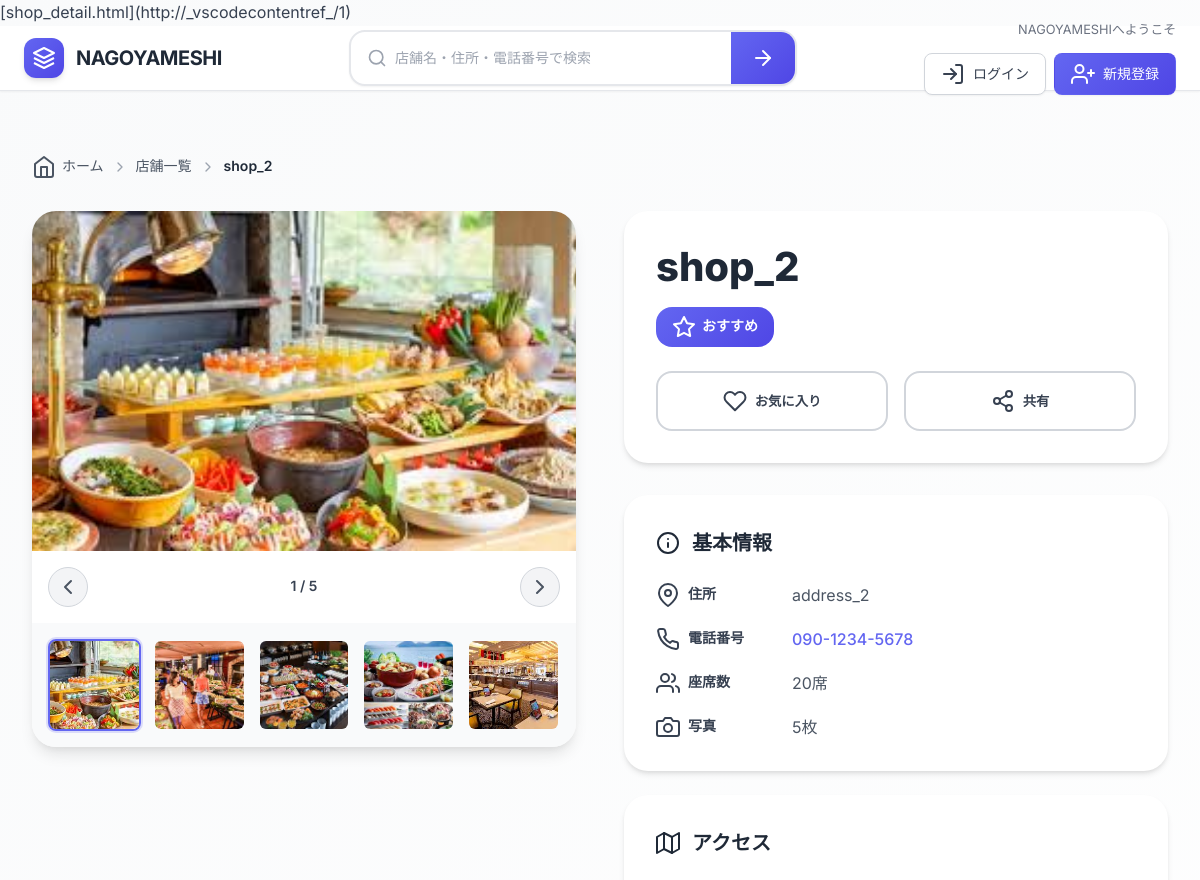
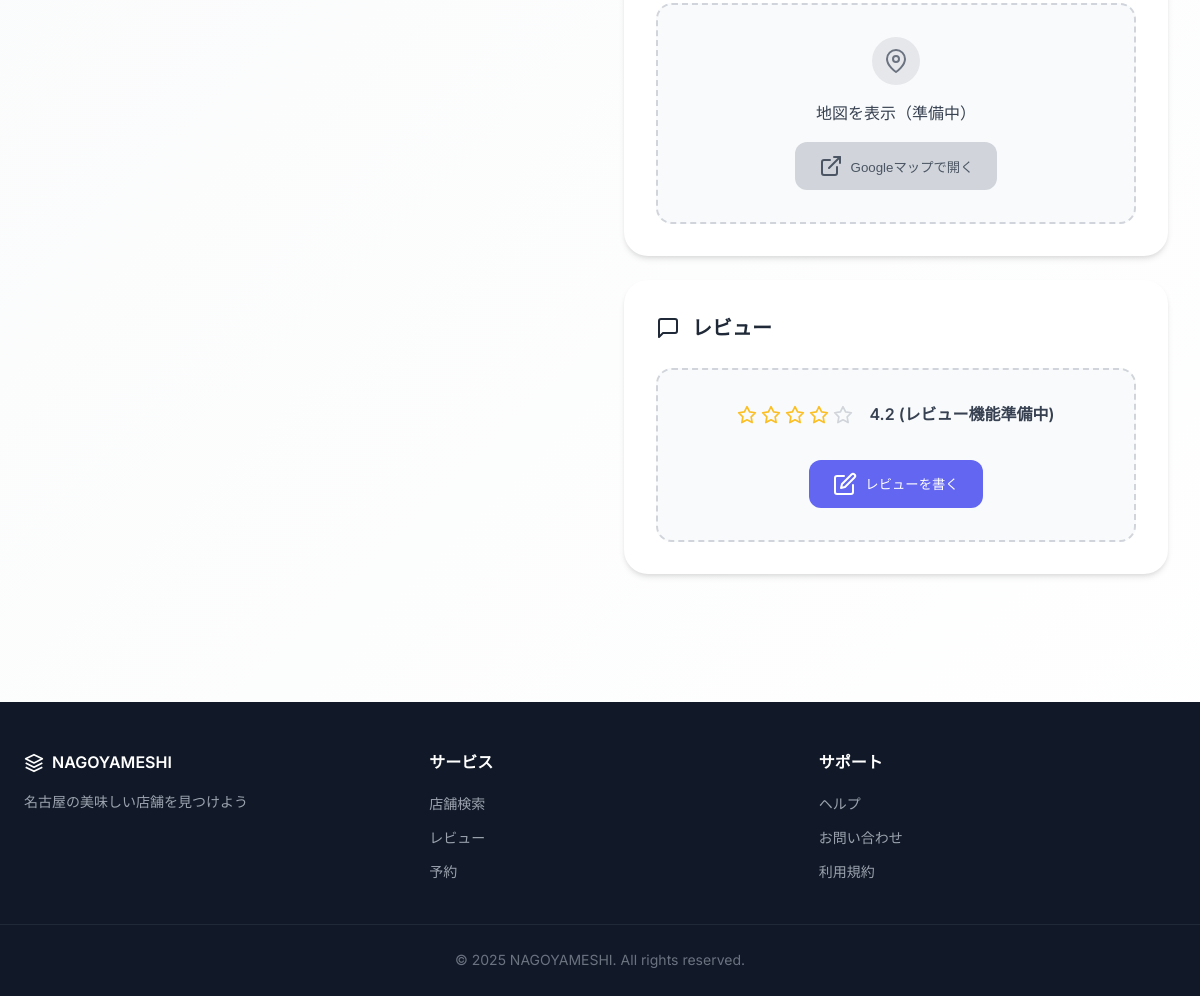
/shops/shop_2/, run on the app's committed database (2 pictures, top to bottom).
### shops/models.py (models this page shows, shortened)
class Shop(models.Model):
    name = models.CharField(max_length=100, null=False, blank=False)
    address = models.CharField(max_length=255, null=False, blank=False)
    seat_count = models.PositiveIntegerField(null=False, blank=False)
    phone_number = models.CharField(max_length=15, null=True, blank=True)
    user = models.ForeignKey(User, on_delete=models.CASCADE, null=False, blank=False)
    class Meta:
        db_table = 'shops'

class Image(models.Model):
    shop = models.ForeignKey(Shop, related_name='images', on_delete=models.CASCADE)
    image = models.ImageField(upload_to='images/')
    class Meta:
        db_table = 'images'

### shops/views.py (the view)
# urls.py: path('shop_<int:pk>/', views.ShopDetailView.as_view(), name='shop_detail'),
class ShopDetailView(DetailView):
    model = Shop
    template_name = 'shops/shop_detail.html'
    context_object_name = 'shop'

### templates/shops/shop_detail.html (shortened to what this page needs)
[shop_detail.html](http://_vscodecontentref_/1){% extends 'base.html' %}
{% block content %}
<div class="shop-detail-container">
    <nav class="breadcrumb">
        <div class="breadcrumb-content">
            <a href="{% url 'shops:shop_list' %}" class="breadcrumb-item">
                <i data-feather="home"></i>
                <span>ホーム</span>
            </a>
            <i data-feather="chevron-right" class="breadcrumb-separator"></i>
            <a href="{% url 'shops:shop_list' %}" class="breadcrumb-item">
                <span>店舗一覧</span>
            </a>
            <i data-feather="chevron-right" class="breadcrumb-separator"></i>
            <span class="breadcrumb-current">{{ shop.name }}</span>
        </div>
    </nav>
    <div class="shop-main">
        <div class="gallery-section">
            {% if shop.images.exists %}
                <div class="image-gallery">
                    <div class="main-image-container">
                        <div class="main-image-wrapper">
                        </div>
                        {% if shop.images.count > 1 %}
                            <div class="image-navigation">
                                <button class="nav-btn prev-btn" onclick="changeMainImage(-1)">
                                    <i data-feather="chevron-left"></i>
                                </button>
                                <span class="image-counter">
                                    <span id="currentImageIndex">1</span> / {{ shop.images.count }}
                                </span>
                                <button class="nav-btn next-btn" onclick="changeMainImage(1)">
                                    <i data-feather="chevron-right"></i>
                                </button>
                            </div>
                        {% endif %}
                    </div>
                    {% if shop.images.count > 1 %}
                        <div class="thumbnail-container">
                            <div class="thumbnail-grid" id="thumbnailGrid">
                                {% for image in shop.images.all %}
                                    <div class="thumbnail {% if forloop.first %}active{% endif %}"
                                         onclick="selectImage({{ forloop.counter0 }})"
                                         data-index="{{ forloop.counter0 }}">
                                        <img src="{{ image.image.url }}" alt="{{ shop.name }}">
                                    </div>
                                {% endfor %}
                            </div>
                        </div>
                    {% endif %}
                </div>
            {% endif %}
        </div>
        <div class="shop-info-section">
            <div class="shop-header">
                <div class="shop-title-area">
                    <h1 class="shop-name">{{ shop.name }}</h1>
                    <div class="shop-badges">
                        <span class="badge-new">
                            <i data-feather="star"></i>
                            おすすめ
                        </span>
                    </div>
                </div>
                <div class="action-buttons">
                    <button class="btn-favorite" data-shop-id="{{ shop.pk }}">
                        <i data-feather="heart"></i>
                        <span>お気に入り</span>
                    </button>
                    <button class="btn-share" data-shop-id="{{ shop.pk }}">
                        <i data-feather="share-2"></i>
                        <span>共有</span>
                    </button>
                </div>
            </div>
            <div class="shop-details">
                <div class="detail-card">
                    <h3 class="card-title">
                        <i data-feather="info"></i>
                        基本情報
                    </h3>
                    <div class="detail-grid">
                        <div class="detail-row">
                            <div class="detail-label">
                                <i data-feather="map-pin"></i>
                                <span>住所</span>
                            </div>
                            <div class="detail-value">{{ shop.address }}</div>
                        </div>
                        <div class="detail-row">
                            <div class="detail-label">
                                <i data-feather="phone"></i>
                                <span>電話番号</span>
                            </div>
                            <div class="detail-value">
                                {% if shop.phone_number %}
                                    <a href="tel:{{ shop.phone_number }}" class="phone-link">
                                        {{ shop.phone_number }}
                                    </a>
                                {% else %}
                                    お問い合わせ時間をご確認ください
                                {% endif %}
                            </div>
                        </div>
                        <div class="detail-row">
                            <div class="detail-label">
                                <i data-feather="users"></i>
                                <span>座席数</span>
                            </div>
                            <div class="detail-value">{{ shop.seat_count }}席</div>
                        </div>
                        {% if shop.images.count > 0 %}
                            <div class="detail-row">
                                <div class="detail-label">
                                    <i data-feather="camera"></i>
                                    <span>写真</span>
                                </div>
                                <div class="detail-value">{{ shop.images.count }}枚</div>
                            </div>
                        {% endif %}
                    </div>
                </div>
                <div class="detail-card">
                    <h3 class="card-title">
                        <i data-feather="map"></i>
                        アクセス
                    </h3>
                    <div class="map-placeholder">
                        <div class="map-icon">
                            <i data-feather="map-pin"></i>
                        </div>
                        <p>地図を表示（準備中）</p>
                        <button class="btn-map" disabled>
                            <i data-feather="external-link"></i>
                            Googleマップで開く
                        </button>
                    </div>
                </div>
                <div class="detail-card">
                    <h3 class="card-title">
                        <i data-feather="message-square"></i>
                        レビュー
                    </h3>
                    <div class="review-placeholder">
                        <div class="review-stats">
                            <div class="star-rating">
                                <div class="stars">
                                    <i data-feather="star" class="star filled"></i>
                                    <i data-feather="star" class="star filled"></i>
                                    <i data-feather="star" class="star filled"></i>
                                    <i data-feather="star" class="star filled"></i>
                                    <i data-feather="star" class="star"></i>
                                </div>
                                <span class="rating-text">4.2 (レビュー機能準備中)</span>
                            </div>
                        </div>
                        <button class="btn-review">
                            <i data-feather="edit"></i>
                            レビューを書く
                        </button>
                    </div>
                </div>
            </div>
        </div>
    </div>
</div>
{% endblock %}

### templates/base.html (style rules this page uses)
* { margin: 0; padding: 0; box-sizing: border-box; }
:root { --primary: #6366f1; --primary-dark: #4f46e5; --primary-light: #818cf8; --secondary: #06b6d4; --secondary-dark: #0891b2; --danger: #ef4444; --danger-dark: #dc2626; --success: #10b981; --warning: #f59e0b; --gray-50: #f9fafb; --gray-100: #f3f4f6; --gray-200: #e5e7eb; --gray-300: #d1d5db; --gray-400: #9ca3af; --gray-500: #6b7280; --gray-600: #4b5563; --gray-700: #374151; --gray-800: #1f2937; --gray-900: #111827; --font-family: 'Inter', 'Noto Sans JP', -apple-system, BlinkMacSystemFont, 'Segoe UI', sans-serif; --shadow-sm: 0 1px 2px 0 rgb(0 0 0 / 0.05); --shadow: 0 1px 3px 0 rgb(0 0 0 / 0.1), 0 1px 2px -1px rgb(0 0 0 / 0.1); --shadow-md: 0 4px 6px -1px rgb(0 0 0 / 0.1), 0 2px 4px -2px rgb(0 0 0 / 0.1); --shadow-lg: 0 10px 15px -3px rgb(0 0 0 / 0.1), 0 4px 6px -4px rgb(0 0 0 / 0.1); --shadow-xl: 0 20px 25px -5px rgb(0 0 0 / 0.1), 0 8px 10px -6px rgb(0 0 0 / 0.1); --transition: all 0.3s cubic-bezier(0.4, 0, 0.2, 1); }
body { font-family: var(--font-family); line-height: 1.6; color: var(--gray-700); background: linear-gradient(135deg, var(--gray-50) 0%, #ffffff 100%); min-height: 100vh; }
.main-content > * { animation: fadeInUp 0.6s ease-out; }

### data on the page
Shop: name "shop_2", images.count "5", address "address_2", phone_number "090-1234-5678", seat_count "20"
Image: image (picture)
Image: image (picture)
Image: image (picture)
Image: image (picture)
Image: image (picture)
